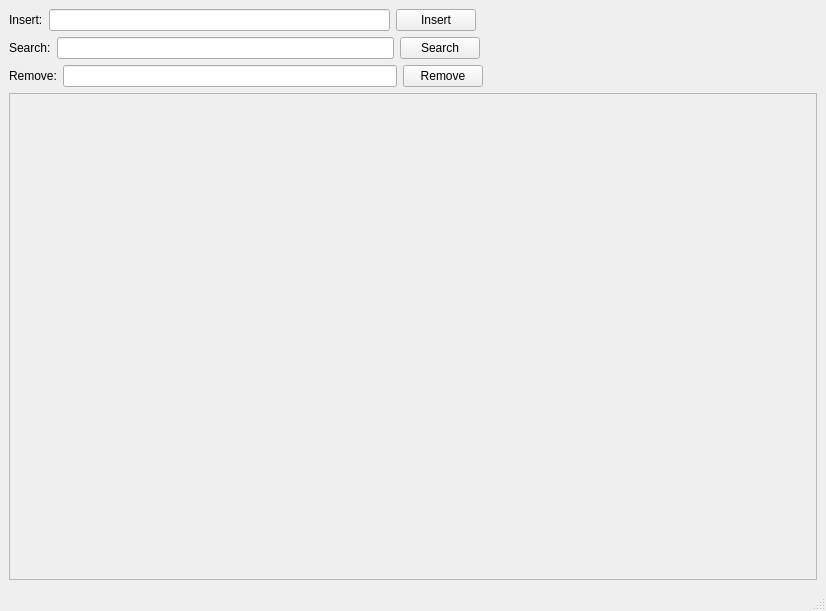
<?xml version="1.0" encoding="UTF-8"?>
<ui version="4.0">
 <class>MainWindow</class>
 <widget class="QMainWindow" name="MainWindow">
  <property name="geometry">
   <rect>
    <x>0</x>
    <y>0</y>
    <width>826</width>
    <height>611</height>
   </rect>
  </property>
  <property name="windowTitle">
   <string>Tree23</string>
  </property>
  <widget class="QWidget" name="centralwidget">
   <layout class="QVBoxLayout" name="verticalLayout_2">
    <item>
     <layout class="QVBoxLayout" name="verticalLayout">
      <item>
       <layout class="QHBoxLayout" name="horizontalLayoutOfInsert">
        <item>
         <widget class="QLabel" name="label">
          <property name="text">
           <string>Insert:</string>
          </property>
         </widget>
        </item>
        <item>
         <widget class="QLineEdit" name="lineEditOfInsert"/>
        </item>
        <item>
         <widget class="QPushButton" name="pushButtonOfInsertion">
          <property name="text">
           <string>Insert</string>
          </property>
         </widget>
        </item>
        <item>
         <spacer name="horizontalSpacer">
          <property name="orientation">
           <enum>Qt::Horizontal</enum>
          </property>
          <property name="sizeHint" stdset="0">
           <size>
            <width>40</width>
            <height>20</height>
           </size>
          </property>
         </spacer>
        </item>
       </layout>
      </item>
      <item>
       <layout class="QHBoxLayout" name="horizontalLayoutOfSearch">
        <item>
         <widget class="QLabel" name="label_4">
          <property name="text">
           <string>Search:</string>
          </property>
         </widget>
        </item>
        <item>
         <widget class="QLineEdit" name="lineEditOfSearch"/>
        </item>
        <item>
         <widget class="QPushButton" name="pushButtonOfSearch">
          <property name="text">
           <string>Search</string>
          </property>
         </widget>
        </item>
        <item>
         <spacer name="horizontalSpacer_4">
          <property name="orientation">
           <enum>Qt::Horizontal</enum>
          </property>
          <property name="sizeHint" stdset="0">
           <size>
            <width>40</width>
            <height>20</height>
           </size>
          </property>
         </spacer>
        </item>
       </layout>
      </item>
      <item>
       <layout class="QHBoxLayout" name="horizontalLayoutOfRemove">
        <item>
         <widget class="QLabel" name="label_2">
          <property name="text">
           <string>Remove:</string>
          </property>
         </widget>
        </item>
        <item>
         <widget class="QLineEdit" name="lineEditOfRemove"/>
        </item>
        <item>
         <widget class="QPushButton" name="pushButtonOfRemove">
          <property name="text">
           <string>Remove</string>
          </property>
         </widget>
        </item>
        <item>
         <spacer name="horizontalSpacer_2">
          <property name="orientation">
           <enum>Qt::Horizontal</enum>
          </property>
          <property name="sizeHint" stdset="0">
           <size>
            <width>40</width>
            <height>20</height>
           </size>
          </property>
         </spacer>
        </item>
       </layout>
      </item>
      <item>
       <layout class="QHBoxLayout" name="horizontalLayoutOfImage">
        <item>
         <widget class="QScrollArea" name="scrollArea">
          <property name="widgetResizable">
           <bool>true</bool>
          </property>
          <widget class="QWidget" name="scrollAreaWidgetContents">
           <property name="geometry">
            <rect>
             <x>0</x>
             <y>0</y>
             <width>802</width>
             <height>451</height>
            </rect>
           </property>
           <layout class="QVBoxLayout" name="verticalLayout_3">
            <item>
             <widget class="QLabel" name="labelOfImage">
              <property name="text">
               <string/>
              </property>
             </widget>
            </item>
           </layout>
          </widget>
         </widget>
        </item>
       </layout>
      </item>
     </layout>
    </item>
   </layout>
  </widget>
  <widget class="QMenuBar" name="menubar">
   <property name="geometry">
    <rect>
     <x>0</x>
     <y>0</y>
     <width>826</width>
     <height>22</height>
    </rect>
   </property>
  </widget>
  <widget class="QStatusBar" name="statusbar"/>
 </widget>
 <resources/>
 <connections/>
</ui>
